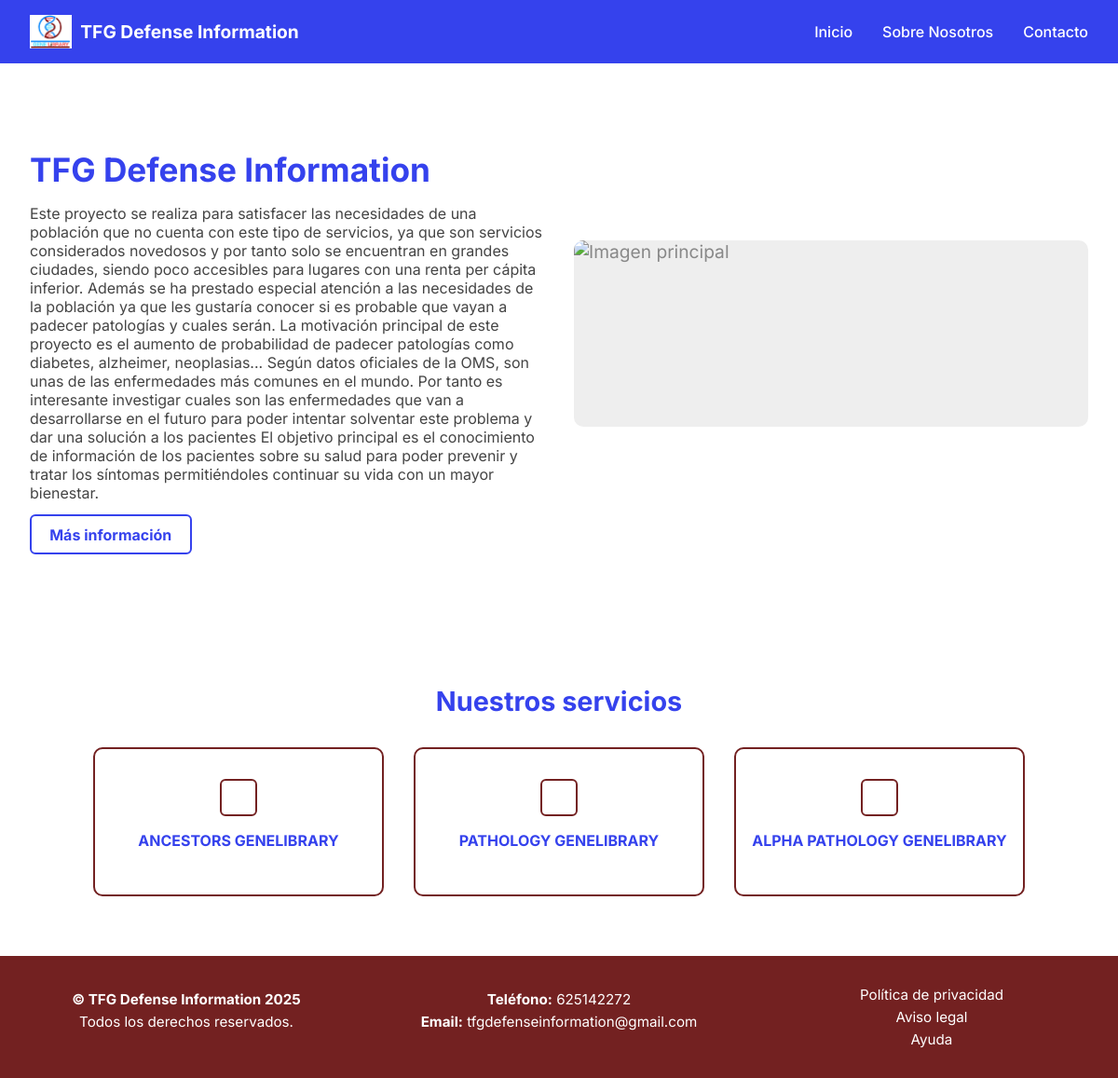
Screenshot of /pages/TFG Defense Information with the database file from the repository.
### app/models_publicos.py (models this page shows)
class TiendaPublica(db.Model):
    id = db.Column(db.Integer, primary_key=True)
    nombre_tienda = db.Column(db.String(100), unique=True, nullable=False)
    email_contacto = db.Column(db.String(120), nullable=False)
    ruta_db = db.Column(db.String(255), nullable=False)  # Ruta al archivo .db de la tienda
    fecha_creacion = db.Column(db.DateTime, default=datetime.utcnow)

class TiendaEnProceso(db.Model):
    id = db.Column(db.Integer, primary_key=True)
    nombre = db.Column(db.String(100), nullable=False)
    apellidos = db.Column(db.String(100), nullable=False)
    email = db.Column(db.String(120), unique=True, nullable=False)
    telefono = db.Column(db.String(20))
    nombre_tienda = db.Column(db.String(100), unique=True, nullable=False)
    color_principal = db.Column(db.String(7))
    color_secundario = db.Column(db.String(7))
    color_fondo = db.Column(db.String(7))
    logo_url = db.Column(db.String(255))
    tipo_web = db.Column(db.String(50))
    plantilla = db.Column(db.String(50))
    titulo_tienda = db.Column(db.String(255), nullable=True)
    imagenes_tienda = db.Column(db.Text, nullable=True)
    descripcion_portfolio = db.Column(db.Text, nullable=True)
    imagen_portfolio = db.Column(db.String(255), nullable=True)
    sobre_nosotros = db.Column(db.Text, nullable=True)
    servicios_portfolio = db.Column(db.Text, nullable=True)
    productos_seleccionados = db.Column(db.Text)
    paso_actual = db.Column(db.Integer, default=1)
    finalizado = db.Column(db.Boolean, default=False)
    ruta_db_tienda = db.Column(db.String(255))
    fecha_creacion = db.Column(db.DateTime, default=datetime.utcnow)

### app/routes/rutas_webs.py (the view)
@tienda_bp.route("/<nombre_tienda>")
def ver_tienda(nombre_tienda):
    tienda_publica = TiendaPublica.query.filter_by(nombre_tienda=nombre_tienda).first_or_404()
    tienda_proceso = TiendaEnProceso.query.filter_by(nombre_tienda=nombre_tienda).first()
    db_path = os.path.join(os.getcwd(), tienda_publica.ruta_db)
    engine = create_engine(f"sqlite:///{db_path}")
    metadata = MetaData()
    metadata.reflect(bind=engine)
    config_table = metadata.tables["configuracion_visual"]
    producto_table = metadata.tables["producto"]
    with engine.connect() as connection:
        config_data = connection.execute(config_table.select()).mappings().fetchone()
        imagenes = []
        if config_data["imagenes_tienda"]:
            try:
                imagenes = json.loads(config_data["imagenes_tienda"])
            except Exception:
                imagenes = []
        configuracion = {
            "color_principal": config_data["color_principal"],
            "color_secundario": config_data["color_secundario"],
            "color_fondo": config_data["color_fondo"],
            "logo_url": config_data["logo_url"],
            "plantilla": config_data.get("plantilla", "tienda_1"),
            "titulo_tienda": config_data.get("titulo_tienda"),
            "descripcion_portfolio": config_data.get("descripcion_portfolio"),
            "imagen_portfolio": config_data.get("imagen_portfolio"),
            "sobre_nosotros": config_data.get("sobre_nosotros"),
            "servicios_portfolio": config_data.get("servicios_portfolio")
        }
        productos_result = connection.execute(producto_table.select()).mappings().fetchall()
        productos = [dict(row) for row in productos_result]
        productos = random.sample(productos, min(8, len(productos)))  # <-- ALEATORIOS
    return render_template(f"PaginasTiendas/plantillas/{configuracion['plantilla']}.html",
                            config=configuracion,
                            productos=productos,
                            nombre_tienda=tienda_publica.nombre_tienda,
                            imagenes=imagenes,
                            telefono=tienda_proceso.telefono,
                            email=tienda_proceso.email)

### app/templates/PaginasTiendas/plantillas/info_1.html (shortened to what this page needs)
{% extends 'PaginasTiendas/base_tienda.html' %}
{% block content %}
{% include 'PaginasTiendas/plantillas/info/components/navbar_info1.html' %}
{% block hero %}
<section class="info-hero" id="inicio">
  <div class="info-contenido">
    <div class="texto">
      <h1>{{ nombre_tienda }}</h1>
      <p>{{ config.descripcion_portfolio or 'Aquí irá la descripción principal de tu página informativa.' }}</p>
      <a href="{{ url_for('tienda_publica.ver_info', nombre_tienda=nombre_tienda) }}" class="btn-info">Más información</a>
    </div>
    <div class="imagen">
      {% if config.imagen_portfolio %}
        <img class="placeholder-img" src="{{ config.imagen_portfolio }}" alt="Imagen principal">
      {% else %}
        <div class="placeholder-img">Imagen</div>
      {% endif %}
    </div>
  </div>
</section>
{% endblock %}
{% include 'PaginasTiendas/plantillas/info/components/servicios_info.html' %}
{% include 'PaginasTiendas/plantillas/info/components/footer_info.html' %}
{% endblock %}

### app/templates/PaginasTiendas/base_tienda.html (shortened to what this page needs)
<!DOCTYPE html>
<html lang="es">
<head>
  <link rel="stylesheet" href="{{ url_for('static', filename='css/Tiendas/main.css') }}">
</head>
<body style="background-color: var(--color-fondo); font-family: 'Inter', sans-serif;">
  <main>
    {% block content %}{% endblock %}
  </main>
</body>
</html>

### app/templates/PaginasTiendas/plantillas/info/components/navbar_info1.html
<nav class="navbar-info1">
  <div class="navbar-contenido">
    <a href="/pages/{{ nombre_tienda }}" class="navbar-logo">
      <img src="{{ config.logo_url }}" alt="Logo" class="logo-img">
      <span class="logo-text">{{ nombre_tienda }}</span>
    </a>
    <div class="navbar-links">
      <a href="/pages/{{ nombre_tienda }}">Inicio</a>
      <a href="{{ url_for('tienda_publica.ver_info', nombre_tienda=nombre_tienda) }}">Sobre Nosotros</a>
      <a href="{{ url_for('tienda_publica.ver_info', nombre_tienda=nombre_tienda) }}">Contacto</a>
    </div>
  </div>
</nav>

### app/templates/PaginasTiendas/plantillas/info/components/servicios_info.html (shortened to what this page needs)
<section class="info-servicios" id="servicios">
  <h2>Nuestros servicios</h2>
  <div class="servicios-grid">
    {% if config.servicios_portfolio %}
      {% for servicio in config.servicios_portfolio.split(',') %}
        <div class="servicio-card">
          <div class="servicio-icon"></div>
          <h3>{{ servicio.strip() }}</h3>
        </div>
      {% endfor %}
    {% endif %}
  </div>
</section>

### app/templates/PaginasTiendas/plantillas/info/components/footer_info.html
<footer class="footer-info">
  <div class="footer-contenido">
    <div class="footer-columna">
      <p><strong>&copy; {{ nombre_tienda }} {{ current_year or "2025" }}</strong></p>
      <p>Todos los derechos reservados.</p>
    </div>
    <div class="footer-columna">
      {% if telefono %}
        <p><strong>Teléfono:</strong> {{ telefono }}</p>
      {% endif %}
      {% if email %}
        <p><strong>Email:</strong> <a href="mailto:{{ email }}">{{ email }}</a></p>
      {% endif %}
    </div>
    <div class="footer-columna enlaces-footer">
      <a href="#">Política de privacidad</a>
      <a href="#">Aviso legal</a>
      <a href="#">Ayuda</a>
    </div>
  </div>
</footer>

### app/static/css/Tiendas/main.css (style rules this page uses)
.navbar-info1 { background-color: var(--color-principal); color: white; padding: 1rem 2rem; }
.navbar-info1 .navbar-contenido { max-width: 1200px; margin: 0 auto; display: flex; justify-content: space-between; align-items: center; }
.navbar-info1 .navbar-logo { display: flex; align-items: center; gap: 0.6rem; text-decoration: none; }
.navbar-info1 .navbar-logo .logo-img { height: 36px; }
.navbar-info1 .navbar-logo .logo-text { font-weight: bold; font-size: 1.2rem; color: white; }
.navbar-info1 .navbar-links { display: flex; gap: 2rem; }
.navbar-info1 .navbar-links a { color: white; text-decoration: none; font-weight: 500; }
.info-hero { padding: 4rem 2rem; display: flex; justify-content: center; }
.info-hero .info-contenido { max-width: 1200px; display: flex; align-items: center; gap: 2rem; }
.info-hero .info-contenido .texto { flex: 1; }
.info-hero .info-contenido .texto h1 { font-size: 2.2rem; color: var(--color-principal); margin-bottom: 1rem; }
.info-hero .info-contenido .texto p { font-size: 1rem; color: #444; margin-bottom: 1.5rem; }
.info-hero .info-contenido .texto .btn-info { padding: 0.6rem 1.2rem; border: 2px solid var(--color-principal); background: none; color: var(--color-principal); border-radius: 6px; font-weight: bold; text-decoration: none; }
.info-hero .info-contenido .imagen { flex: 1; }
.info-hero .info-contenido .imagen .placeholder-img { width: 100%; height: 200px; background-color: #eee; display: flex; align-items: center; justify-content: center; font-size: 1.2rem; color: #888; border-radius: 10px; object-fit: cover; }
.info-servicios { padding: 4rem 2rem; text-align: center; }
.info-servicios h2 { font-size: 1.8rem; color: var(--color-principal); margin-bottom: 2rem; }
.info-servicios .servicios-grid { display: grid; grid-template-columns: repeat(auto-fit, minmax(220px, 1fr)); gap: 2rem; max-width: 1000px; margin: 0 auto; }
.info-servicios .servicio-card { border: 2px solid var(--color-secundario); border-radius: 10px; padding: 2rem 1rem; }
.info-servicios .servicio-card .servicio-icon { width: 40px; height: 40px; margin: 0 auto 1rem; border: 2px solid var(--color-secundario); border-radius: 6px; }
.info-servicios .servicio-card h3 { font-size: 1rem; font-weight: bold; color: var(--color-principal); }
.footer-info { background-color: var(--color-secundario); color: white; padding: 2rem 1rem; font-size: 0.95rem; }
.footer-info .footer-contenido { max-width: 1200px; margin: 0 auto; display: flex; flex-wrap: wrap; justify-content: space-between; gap: 2rem; text-align: center; }
.footer-info .footer-contenido .footer-columna { flex: 1; min-width: 200px; }
.footer-info .footer-contenido .footer-columna p { margin: 0.3rem 0; }
.footer-info .footer-contenido .footer-columna a { color: white; text-decoration: none; }
.footer-info .footer-contenido .enlaces-footer { display: flex; flex-direction: column; gap: 0.3rem; }

### rows the page displays
TiendaPublica: nombre_tienda "TFG Defense Information"
TiendaEnProceso: descripcion_portfolio "Este proyecto se realiza para satisfacer las necesidades de una población que no cuenta con este tipo de servicios, ya que son servicios considerados novedosos y por tanto solo se encuentran en grandes ciudades, siendo poco accesibles para lugares con una renta per cápita inferior. Además se ha prestado especial atención a las necesidades de la población ya que les gustaría conocer si es probable que vayan a padecer patologías y cuales serán. La motivación principal de este proyecto es el aumento de probabilidad de padecer patologías como diabetes, alzheimer, neoplasias... Según datos oficiales de la OMS, son unas de las enfermedades más comunes en el mundo. Por tanto es interesante…", telefono "625142272", email "tfgdefenseinformation@gmail.com"

### other values shown
{{ servicio.strip() }} "ANCESTORS GENELIBRARY" "PATHOLOGY GENELIBRARY" "ALPHA PATHOLOGY GENELIBRARY"
{{ current_year or "2025" }} "2025"
